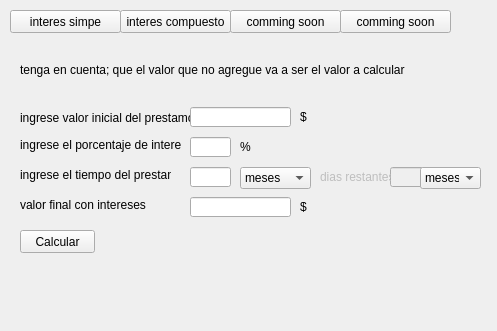
<?xml version="1.0" encoding="UTF-8"?>
<ui version="4.0">
 <class>Form</class>
 <widget class="QWidget" name="Form">
  <property name="geometry">
   <rect>
    <x>0</x>
    <y>0</y>
    <width>497</width>
    <height>331</height>
   </rect>
  </property>
  <property name="windowTitle">
   <string>Form</string>
  </property>
  <widget class="QPushButton" name="pushButton">
   <property name="geometry">
    <rect>
     <x>10</x>
     <y>10</y>
     <width>111</width>
     <height>23</height>
    </rect>
   </property>
   <property name="text">
    <string>interes simpe</string>
   </property>
  </widget>
  <widget class="QPushButton" name="pushButton_2">
   <property name="geometry">
    <rect>
     <x>120</x>
     <y>10</y>
     <width>111</width>
     <height>23</height>
    </rect>
   </property>
   <property name="text">
    <string>interes compuesto</string>
   </property>
  </widget>
  <widget class="QPushButton" name="pushButton_3">
   <property name="geometry">
    <rect>
     <x>230</x>
     <y>10</y>
     <width>111</width>
     <height>23</height>
    </rect>
   </property>
   <property name="text">
    <string>comming soon</string>
   </property>
  </widget>
  <widget class="QPushButton" name="pushButton_4">
   <property name="geometry">
    <rect>
     <x>340</x>
     <y>10</y>
     <width>111</width>
     <height>23</height>
    </rect>
   </property>
   <property name="text">
    <string>comming soon</string>
   </property>
  </widget>
  <widget class="QLabel" name="label">
   <property name="geometry">
    <rect>
     <x>20</x>
     <y>107</y>
     <width>171</width>
     <height>21</height>
    </rect>
   </property>
   <property name="text">
    <string>ingrese valor inicial del prestamo</string>
   </property>
  </widget>
  <widget class="QLabel" name="label_2">
   <property name="geometry">
    <rect>
     <x>20</x>
     <y>137</y>
     <width>161</width>
     <height>16</height>
    </rect>
   </property>
   <property name="text">
    <string>ingrese el porcentaje de interes </string>
   </property>
  </widget>
  <widget class="QLineEdit" name="lineEdit">
   <property name="geometry">
    <rect>
     <x>190</x>
     <y>107</y>
     <width>101</width>
     <height>20</height>
    </rect>
   </property>
   <property name="text">
    <string/>
   </property>
  </widget>
  <widget class="QLabel" name="label_3">
   <property name="geometry">
    <rect>
     <x>20</x>
     <y>167</y>
     <width>151</width>
     <height>16</height>
    </rect>
   </property>
   <property name="text">
    <string>ingrese el tiempo del prestamo </string>
   </property>
  </widget>
  <widget class="QLineEdit" name="lineEdit_2">
   <property name="geometry">
    <rect>
     <x>190</x>
     <y>137</y>
     <width>41</width>
     <height>20</height>
    </rect>
   </property>
   <property name="text">
    <string/>
   </property>
  </widget>
  <widget class="QLineEdit" name="lineEdit_3">
   <property name="geometry">
    <rect>
     <x>190</x>
     <y>167</y>
     <width>41</width>
     <height>20</height>
    </rect>
   </property>
   <property name="text">
    <string/>
   </property>
  </widget>
  <widget class="QLabel" name="label_4">
   <property name="geometry">
    <rect>
     <x>240</x>
     <y>140</y>
     <width>47</width>
     <height>13</height>
    </rect>
   </property>
   <property name="text">
    <string>%</string>
   </property>
  </widget>
  <widget class="QLabel" name="label_5">
   <property name="geometry">
    <rect>
     <x>300</x>
     <y>110</y>
     <width>47</width>
     <height>13</height>
    </rect>
   </property>
   <property name="text">
    <string>$</string>
   </property>
  </widget>
  <widget class="QComboBox" name="comboBox">
   <property name="geometry">
    <rect>
     <x>240</x>
     <y>167</y>
     <width>71</width>
     <height>22</height>
    </rect>
   </property>
   <item>
    <property name="text">
     <string>meses</string>
    </property>
   </item>
   <item>
    <property name="text">
     <string>dias</string>
    </property>
   </item>
   <item>
    <property name="text">
     <string>años</string>
    </property>
   </item>
   <item>
    <property name="text">
     <string>trimestres</string>
    </property>
   </item>
   <item>
    <property name="text">
     <string>semestres</string>
    </property>
   </item>
   <item>
    <property name="text">
     <string>semanas</string>
    </property>
   </item>
  </widget>
  <widget class="QLineEdit" name="lineEdit_4">
   <property name="enabled">
    <bool>false</bool>
   </property>
   <property name="geometry">
    <rect>
     <x>390</x>
     <y>167</y>
     <width>51</width>
     <height>20</height>
    </rect>
   </property>
  </widget>
  <widget class="QLabel" name="label_6">
   <property name="enabled">
    <bool>false</bool>
   </property>
   <property name="geometry">
    <rect>
     <x>320</x>
     <y>167</y>
     <width>71</width>
     <height>20</height>
    </rect>
   </property>
   <property name="text">
    <string>dias restantes</string>
   </property>
  </widget>
  <widget class="QLabel" name="label_7">
   <property name="geometry">
    <rect>
     <x>20</x>
     <y>197</y>
     <width>151</width>
     <height>16</height>
    </rect>
   </property>
   <property name="text">
    <string>valor final con intereses </string>
   </property>
  </widget>
  <widget class="QLineEdit" name="lineEdit_5">
   <property name="geometry">
    <rect>
     <x>190</x>
     <y>197</y>
     <width>101</width>
     <height>20</height>
    </rect>
   </property>
  </widget>
  <widget class="QLabel" name="label_8">
   <property name="geometry">
    <rect>
     <x>300</x>
     <y>200</y>
     <width>47</width>
     <height>13</height>
    </rect>
   </property>
   <property name="text">
    <string>$</string>
   </property>
  </widget>
  <widget class="QLabel" name="label_9">
   <property name="geometry">
    <rect>
     <x>20</x>
     <y>60</y>
     <width>391</width>
     <height>20</height>
    </rect>
   </property>
   <property name="text">
    <string>tenga en cuenta; que el valor que no agregue va a ser el valor a calcular</string>
   </property>
  </widget>
  <widget class="QPushButton" name="pushButton_5">
   <property name="geometry">
    <rect>
     <x>20</x>
     <y>230</y>
     <width>75</width>
     <height>23</height>
    </rect>
   </property>
   <property name="text">
    <string>Calcular</string>
   </property>
  </widget>
  <widget class="QLabel" name="Lbl_respuesta_calculo">
   <property name="geometry">
    <rect>
     <x>20</x>
     <y>270</y>
     <width>431</width>
     <height>41</height>
    </rect>
   </property>
   <property name="sizePolicy">
    <sizepolicy hsizetype="Preferred" vsizetype="Preferred">
     <horstretch>0</horstretch>
     <verstretch>0</verstretch>
    </sizepolicy>
   </property>
   <property name="palette">
    <palette>
     <active>
      <colorrole role="WindowText">
       <brush brushstyle="SolidPattern">
        <color alpha="255">
         <red>0</red>
         <green>0</green>
         <blue>255</blue>
        </color>
       </brush>
      </colorrole>
     </active>
     <inactive>
      <colorrole role="WindowText">
       <brush brushstyle="SolidPattern">
        <color alpha="255">
         <red>0</red>
         <green>0</green>
         <blue>255</blue>
        </color>
       </brush>
      </colorrole>
     </inactive>
     <disabled>
      <colorrole role="WindowText">
       <brush brushstyle="SolidPattern">
        <color alpha="255">
         <red>120</red>
         <green>120</green>
         <blue>120</blue>
        </color>
       </brush>
      </colorrole>
     </disabled>
    </palette>
   </property>
   <property name="mouseTracking">
    <bool>true</bool>
   </property>
   <property name="tabletTracking">
    <bool>false</bool>
   </property>
   <property name="focusPolicy">
    <enum>Qt::NoFocus</enum>
   </property>
   <property name="text">
    <string/>
   </property>
   <property name="textFormat">
    <enum>Qt::AutoText</enum>
   </property>
   <property name="textInteractionFlags">
    <set>Qt::NoTextInteraction</set>
   </property>
  </widget>
  <widget class="QComboBox" name="comboBox_2">
   <property name="geometry">
    <rect>
     <x>420</x>
     <y>167</y>
     <width>61</width>
     <height>22</height>
    </rect>
   </property>
   <item>
    <property name="text">
     <string>meses</string>
    </property>
   </item>
   <item>
    <property name="text">
     <string>dias</string>
    </property>
   </item>
   <item>
    <property name="text">
     <string>años</string>
    </property>
   </item>
   <item>
    <property name="text">
     <string>trimestres</string>
    </property>
   </item>
   <item>
    <property name="text">
     <string>semestres</string>
    </property>
   </item>
   <item>
    <property name="text">
     <string>semanas</string>
    </property>
   </item>
  </widget>
 </widget>
 <resources/>
 <connections/>
</ui>
